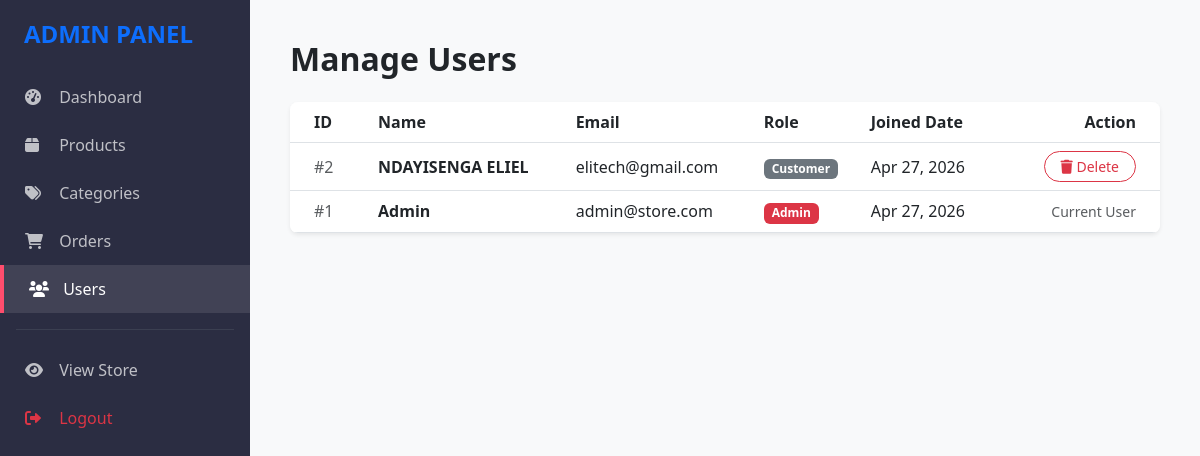
The page /admin/manage-users.php (signed in) on the database its author committed.
### tables this page shows
CREATE TABLE `users` (
  `id` int(11) NOT NULL,
  `name` varchar(255) NOT NULL,
  `email` varchar(255) NOT NULL,
  `password` varchar(255) NOT NULL,
  `role` enum('customer','admin') DEFAULT 'customer',
  `created_at` timestamp NOT NULL DEFAULT current_timestamp()
);

### admin/manage-users.php (the view, shortened to what this page needs)
<?php
include 'includes/header.php';
$users = $pdo->query("SELECT * FROM users ORDER BY role ASC, id DESC")->fetchAll();
?>
<h2 class="fw-bold mb-4">Manage Users</h2>
<div class="card border-0 shadow-sm rounded-3 overflow-hidden">
    <div class="table-responsive">
        <table class="table table-hover align-middle mb-0">
            <thead class="bg-light">
                <tr>
                    <th class="px-4">ID</th>
                    <th>Name</th>
                    <th>Email</th>
                    <th>Role</th>
                    <th>Joined Date</th>
                    <th class="px-4 text-end">Action</th>
                </tr>
            </thead>
            <tbody>
                <?php foreach ($users as $u): ?>
                    <tr>
                        <td class="px-4 text-muted">#<?php echo $u['id']; ?></td>
                        <td class="fw-bold"><?php echo $u['name']; ?></td>
                        <td><?php echo $u['email']; ?></td>
                        <td>
                            <span class="badge bg-<?php echo $u['role'] == 'admin' ? 'danger' : 'secondary'; ?>">
                                <?php echo ucfirst($u['role']); ?>
                            </span>
                        </td>
                        <td><?php echo date('M d, Y', strtotime($u['created_at'])); ?></td>
                        <td class="px-4 text-end">
                            <?php if ($u['id'] != $_SESSION['user_id']): ?>
                                <form action="manage-users.php" method="POST" class="d-inline" onsubmit="return confirm('Are you sure you want to delete this user?')">
                                    <button type="submit" name="delete_user" class="btn btn-sm btn-outline-danger rounded-pill px-3">
                                        <i class="fas fa-trash"></i> Delete
                                    </button>
                                </form>
                            <?php else: ?>
                                <span class="text-muted small">Current User</span>
                            <?php endif; ?>
                        </td>
                    </tr>
                <?php endforeach; ?>
            </tbody>
        </table>
    </div>
</div>
<?php include 'includes/footer.php'; ?>

### admin/includes/header.php (style rules this page uses)
:root { --primary-color: #ff4d6d; --sidebar-width: 250px; }
body { background-color: #f8f9fa; }

### rows shown on the page
users: id "2", name "NDAYISENGA ELIEL", email "elitech@gmail.com", role "Customer", created_at "Apr 27, 2026"
users: id "1", name "Admin", email "admin@store.com", role "Admin", created_at "Apr 27, 2026", shows "Current User"
